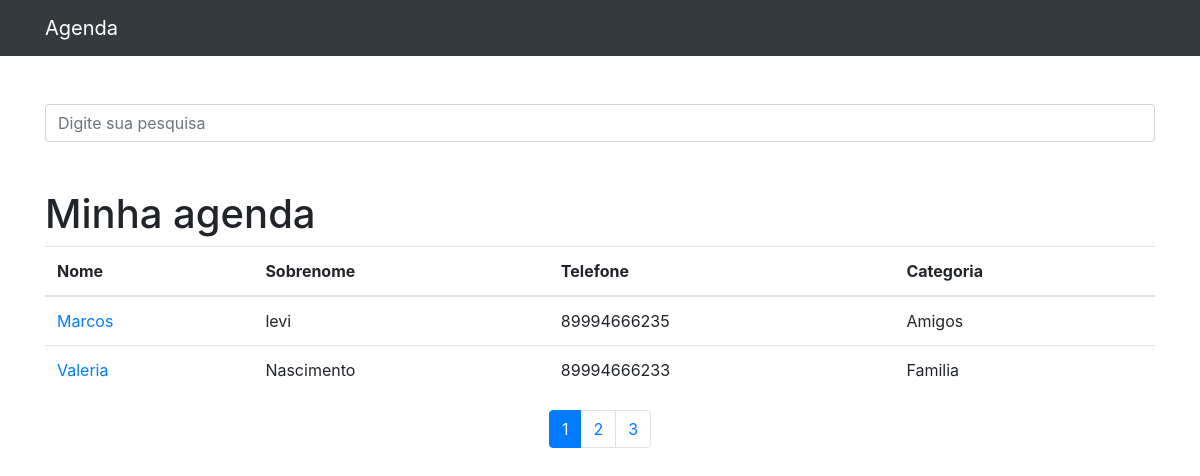
/, run on an earlier commit of the app's database.
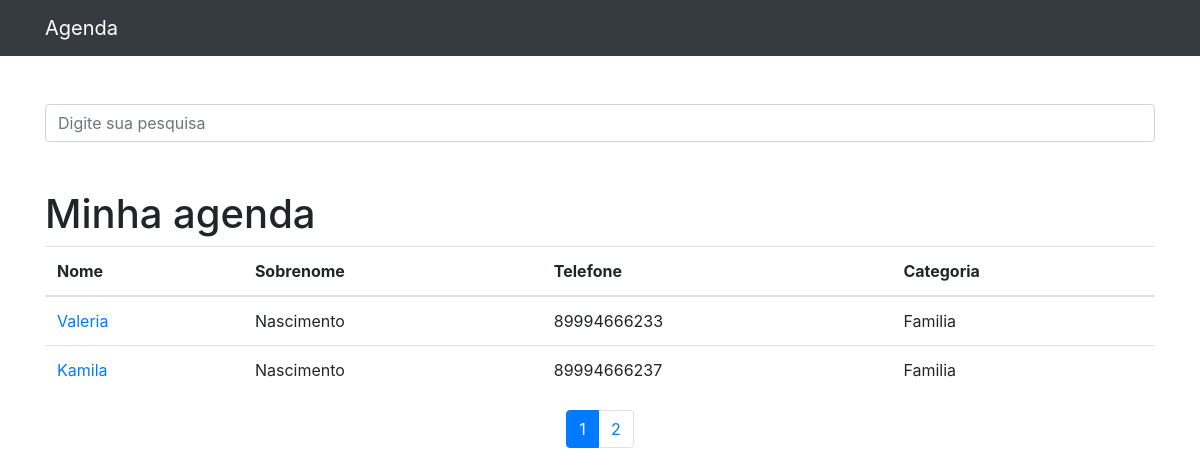
And on a later commit of the database.
### contatos/models.py (models this page shows)
class Contato(models.Model):
    nome = models.CharField(max_length= 255)
    sobrenome = models.CharField(max_length= 255, blank = True)
    telefone = models.CharField(max_length= 255)
    email = models.CharField(max_length= 255, blank = True)
    data_criacao = models.DateTimeField(default = timezone.now)
    descricao = models.TextField(blank= True)
    categoria = models.ForeignKey(Categoria, on_delete= models.DO_NOTHING)
    mostrar = models.BooleanField(default=True)
    foto= models.ImageField(blank=True, upload_to='fotos/%Y/%m/%d')

class Categoria(models.Model):
    nome = models.CharField(max_length= 255)
    def __str__(self):
        return self.nome

### contatos/views.py (the view)
# urls.py: path('', views.index, name='index'),
def index(request):
    contatos = Contato.objects.order_by('-id').filter(
        mostrar=True
    )
    paginator = Paginator(contatos, 2)
    page = request.GET.get('p')
    contatos = paginator.get_page(page)
    return render(request, 'contatos/index.html',{
        'contatos': contatos
    })

### contatos/templates/contatos/index.html
{% extends 'base.html'%}
{%block conteudo %}
<h1 class="mt-5">Minha agenda</h1>
        <table class="table">
          <thead>
            <tr>
              <th>Nome</th>
              <th>Sobrenome</th>
              <th>Telefone</th>
              <th>Categoria</th>
            </tr>
          </thead>
          <tbody>
            {% for contato in contatos%}
                <tr>
                  <td>
                    <a href="{% url 'ver_contato' contato.id %}"> {{ contato.nome}} </a>
                  </td>
                  <td>{{ contato.sobrenome}}</td>
                  <td>{{ contato.telefone}}</td>
                  <td>{{ contato.categoria}}</td>
                </tr>
            {% endfor%}
                </tbody>
              </table>
              <nav aria-label="Page navigation example">
                <ul class="pagination justify-content-center">
                  {% for pagina in contatos.paginator.page_range%}
                    {% if contatos.number == pagina %}
                      <li class="page-item active">
                        <a class="page-link" href="?p={{ pagina }}&termo={{ request.GET.termo }}">{{ pagina }}</a>
                      </li>
                    {% else %}
                      <li class="page-item ">
                        <a class="page-link" href="?p={{ pagina }}&termo={{ request.GET.termo }}">{{ pagina }}</a>
                      </li>
                    {% endif %}
                  {% endfor %}
                </ul>
              </nav>
{%endblock %}

What changed in the data, as far as the page shows it:
no longer on this page (row edited): Contato: nome "Marcos", sobrenome "levi", telefone "89994666235", categoria "Amigos"
now on this page (row unchanged): Contato: nome "Kamila", sobrenome "Nascimento", telefone "89994666237", categoria "Familia"
Also different on the page:
list line gone: "3"
